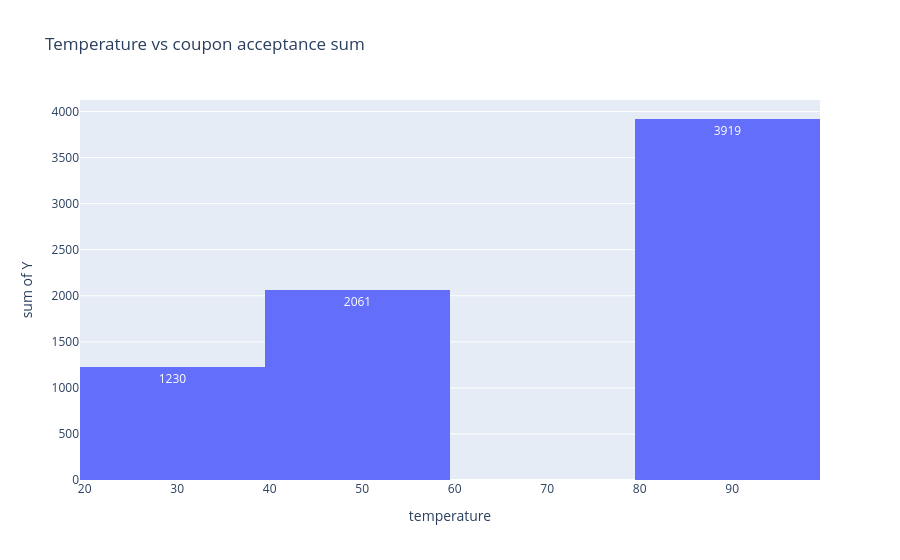

Notebook code for this chart:
### Markdown cell above
6. Use a histogram to visualize the temperature column.

### Code cell
fig = px.histogram(data, x="temperature", y="Y", histfunc="sum", text_auto=True, title="Temperature vs coupon acceptance sum")
fig.show()

### Figure 1 — Plotly figure (JSON) as saved in the notebook; plotly's stock layout.template omitted (floating-point values rounded to 4 significant figures; data arrays with more than 128 entries replaced by an {"elided": "..."} marker saying what was removed)
{"data": [{"bingroup": "x", "histfunc": "sum", "hovertemplate": "temperature=%{x}<br>sum of Y=%{y}<extra></extra>", "legendgroup": "", "marker": {"color": "#636efa", "pattern": {"shape": ""}}, "name": "", "orientation": "v", "showlegend": false, "texttemplate": "%{value}", "type": "histogram", "x": {"elided": "12684 int values"}, "xaxis": "x", "y": {"elided": "12684 int values"}, "yaxis": "y"}], "layout": {"barmode": "relative", "legend": {"tracegroupgap": 0}, "title": {"text": "Temperature vs coupon acceptance sum"}, "xaxis": {"anchor": "y", "domain": [0, 1], "title": {"text": "temperature"}}, "yaxis": {"anchor": "x", "domain": [0, 1], "title": {"text": "sum of Y"}}}}
